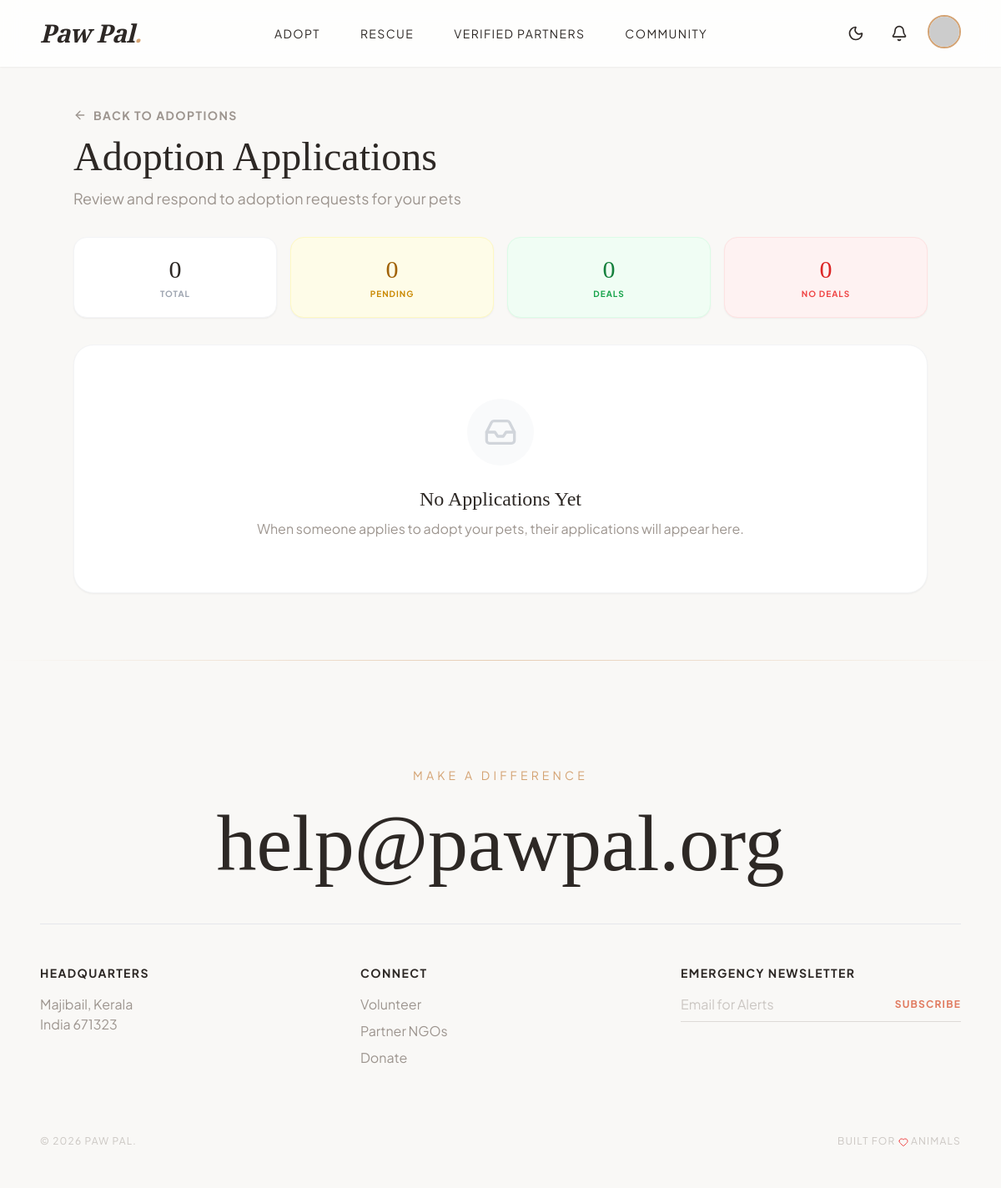
Before: /manage-applications.php (signed in) with the older database file.
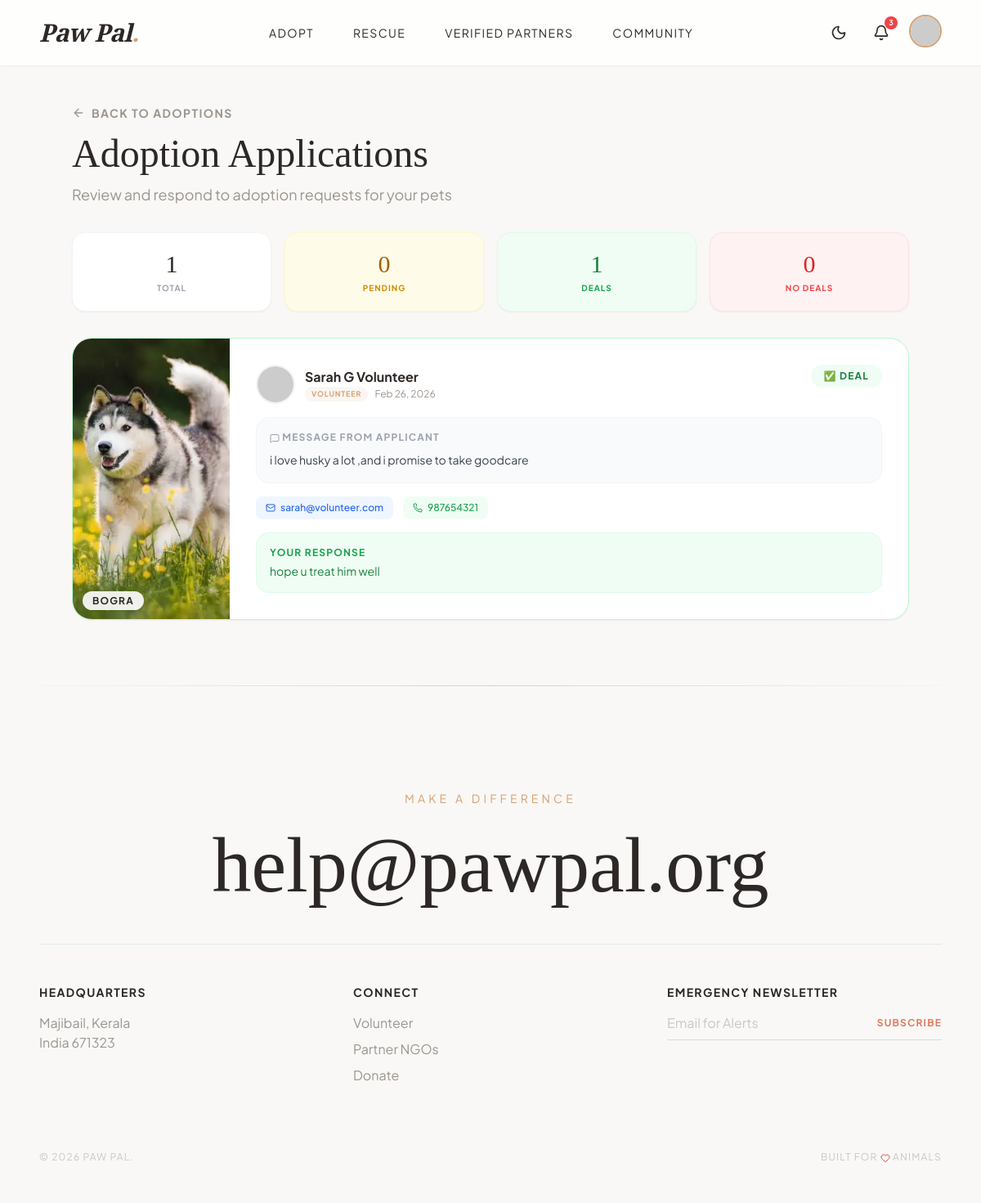
After: the same page with the newer database file.
### tables this page shows
CREATE TABLE `adoption_applications` (
  `id` int(11) NOT NULL,
  `user_id` int(11) DEFAULT NULL,
  `pet_id` int(11) DEFAULT NULL,
  `message` text DEFAULT NULL,
  `status` enum('Pending','Approved','Rejected') DEFAULT 'Pending',
  `admin_notes` text DEFAULT NULL,
  `owner_response` enum('Pending','Deal','No Deal') DEFAULT 'Pending',
  `owner_notes` text DEFAULT NULL,
  `application_date` timestamp NOT NULL DEFAULT current_timestamp()
);

CREATE TABLE `pets` (
  `id` int(11) NOT NULL,
  `name` varchar(50) NOT NULL,
  `type` enum('dog','cat','bird','other') NOT NULL,
  `breed` varchar(50) DEFAULT NULL,
  `age` varchar(20) DEFAULT NULL,
  `gender` enum('Male','Female') NOT NULL,
  `description` text DEFAULT NULL,
  `image` varchar(255) DEFAULT 'default_pet.jpg',
  `status` enum('Available','Adopted','Pending') DEFAULT 'Available',
  `added_by` int(11) DEFAULT NULL,
  `added_at` timestamp NOT NULL DEFAULT current_timestamp()
);

CREATE TABLE `users` (
  `id` int(11) NOT NULL,
  `username` varchar(50) NOT NULL,
  `email` varchar(100) NOT NULL,
  `password` varchar(255) NOT NULL,
  `phone` varchar(20) DEFAULT NULL,
  `address` text DEFAULT NULL,
  `role` enum('user','admin','volunteer','rescuer','organization') DEFAULT 'user',
  `is_verified` tinyint(1) DEFAULT 0,
  `created_at` timestamp NOT NULL DEFAULT current_timestamp(),
  `gender` varchar(20) DEFAULT NULL,
  `dob` date DEFAULT NULL,
  `profile_image` varchar(255) DEFAULT NULL,
  `lives_saved` int(11) DEFAULT 0,
  `organization_name` varchar(150) DEFAULT NULL
);

### manage-applications.php (the view, shortened to what the changed rows need)
<?php
include 'config.php';
$userId = (int) $_SESSION['user_id'];
$appsQuery = $conn->prepare("
    SELECT aa.*,
           u.username as applicant_name, u.email as applicant_email, u.phone as applicant_phone,
           u.profile_image as applicant_image, u.role as applicant_role,
           p.name as pet_name, p.image as pet_image, p.breed, p.type, p.status as pet_status
    FROM adoption_applications aa
    JOIN users u ON aa.user_id = u.id
    JOIN pets p ON aa.pet_id = p.id
    WHERE p.added_by = ?
    ORDER BY
        CASE aa.owner_response WHEN 'Pending' THEN 0 ELSE 1 END,
        aa.application_date DESC
");
$appsQuery->bind_param("i", $userId);
$appsQuery->execute();
$applications = $appsQuery->get_result();
$totalApps = 0;
$pendingApps = 0;
$dealApps = 0;
$noDealApps = 0;
$appsList = [];
while ($row = $applications->fetch_assoc()) {
    $appsList[] = $row;
    $totalApps++;
    if ($row['owner_response'] === 'Pending')
        $pendingApps++;
    elseif ($row['owner_response'] === 'Deal')
        $dealApps++;
    else
        $noDealApps++;
}
include 'includes/header.php';
?>
<section class="pt-32 pb-20 px-6">
    <div class="max-w-5xl mx-auto">
        <div class="mb-8">
            <h1 class="font-serif text-5xl text-paw-dark mb-3">Adoption Applications</h1>
        </div>
        <div class="grid grid-cols-2 md:grid-cols-4 gap-4 mb-8">
            <div class="bg-white rounded-2xl p-5 shadow-sm border border-gray-100 text-center">
                <p class="font-serif text-3xl text-paw-dark">
                    <?php echo $totalApps; ?>
                </p>
                <p class="text-[10px] uppercase tracking-widest font-bold text-gray-400 mt-1">Total</p>
            </div>
            <div class="bg-green-50 rounded-2xl p-5 shadow-sm border border-green-100 text-center">
                <p class="font-serif text-3xl text-green-700">
                    <?php echo $dealApps; ?>
                </p>
                <p class="text-[10px] uppercase tracking-widest font-bold text-green-600 mt-1">Deals</p>
            </div>
        </div>
        <?php if (empty($appsList)): ?>
            <div class="bg-white rounded-3xl shadow-sm border border-gray-100 p-16 text-center">
                <div class="w-20 h-20 bg-gray-50 rounded-full flex items-center justify-center mx-auto mb-6">
                    <i data-lucide="inbox" class="w-10 h-10 text-gray-300"></i>
                </div>
                <h2 class="font-serif text-2xl text-paw-dark mb-2">No Applications Yet</h2>
                <p class="text-paw-gray">When someone applies to adopt your pets, their applications will appear here.</p>
            </div>
        <?php else: ?>
            <div class="space-y-6">
                <?php foreach ($appsList as $app):
                    $appImgSrc = 'https://api.dicebear.com/9.x/toon-head/svg?seed=' . urlencode($app['applicant_name']);
                    if (!empty($app['applicant_image'])) {
                        if (strpos($app['applicant_image'], 'http') === 0) {
                            $appImgSrc = $app['applicant_image'];
                        } else if (file_exists('uploads/users/' . $app['applicant_image'])) {
                            $appImgSrc = 'uploads/users/' . rawurlencode($app['applicant_image']);
                        }
                    }
                    $isPending = $app['owner_response'] === 'Pending';
                    $isDeal = $app['owner_response'] === 'Deal';
                    $cardBorder = $isPending ? 'border-yellow-200' : ($isDeal ? 'border-green-200' : 'border-red-200');
                    $statusBg = $isPending ? 'bg-yellow-50 text-yellow-700' : ($isDeal ? 'bg-green-50 text-green-700' : 'bg-red-50 text-red-600');
                    $statusLabel = $isPending ? 'Awaiting Your Response' : ($isDeal ? '✅ Deal' : '❌ No Deal');
                    ?>
                    <div
                        class="bg-white rounded-3xl shadow-sm border <?php echo $cardBorder; ?> overflow-hidden transition-all hover:shadow-md">
                        <div class="flex flex-col md:flex-row">
                            <div class="md:w-48 h-48 md:h-auto flex-shrink-0 relative">
                                <img src="uploads/pets/<?php echo rawurlencode($app['pet_image']); ?>"
                                    alt="<?php echo htmlspecialchars($app['pet_name']); ?>" class="w-full h-full object-cover">
                                <div class="absolute bottom-3 left-3">
                                    <span
                                        class="px-3 py-1 bg-white/90 backdrop-blur rounded-full text-xs font-bold uppercase tracking-widest text-paw-dark shadow-sm">
                                        <?php echo htmlspecialchars($app['pet_name']); ?>
                                    </span>
                                </div>
                            </div>
                            <div class="flex-1 p-6 md:p-8">
                                <div class="flex flex-col sm:flex-row sm:items-start sm:justify-between gap-4 mb-4">
                                    <div class="flex items-center gap-3">
                                        <div
                                            class="w-12 h-12 rounded-full overflow-hidden border-2 border-gray-100 flex-shrink-0">
                                            <img src="<?php echo $appImgSrc; ?>" class="w-full h-full object-cover"
                                                alt="<?php echo htmlspecialchars($app['applicant_name']); ?>">
                                        </div>
                                        <div>
                                            <p class="font-bold text-paw-dark">
                                                <?php echo htmlspecialchars($app['applicant_name']); ?>
                                            </p>
                                            <div class="flex items-center gap-2">
                                                <span
                                                    class="px-2 py-0.5 rounded-full text-[9px] font-bold uppercase tracking-widest bg-paw-accent/10 text-paw-accent">
                                                    <?php echo ucfirst($app['applicant_role']); ?>
                                                </span>
                                                <span class="text-xs text-paw-gray">
                                                    <?php echo date('M d, Y', strtotime($app['application_date'])); ?>
                                                </span>
                                            </div>
                                        </div>
                                    </div>
                                    <span
                                        class="inline-flex items-center gap-1.5 px-4 py-1.5 rounded-full text-xs font-bold uppercase tracking-widest <?php echo $statusBg; ?> self-start">
                                        <?php echo $statusLabel; ?>
                                    </span>
                                </div>
                                <div class="bg-gray-50 rounded-2xl p-4 mb-4 border border-gray-100">
                                    <p class="text-xs font-bold uppercase tracking-widest text-gray-400 mb-2">
                                        <i data-lucide="message-square" class="w-3 h-3 inline"></i> Message from Applicant
                                    </p>
                                    <p class="text-sm text-gray-700 leading-relaxed">
                                        <?php echo nl2br(htmlspecialchars($app['message'] ?? 'No message provided.')); ?>
                                    </p>
                                </div>
                                <div class="flex flex-wrap gap-3 mb-4">
                                    <?php if (!empty($app['applicant_email'])): ?>
                                        <a href="mailto:<?php echo htmlspecialchars($app['applicant_email']); ?>"
                                            class="inline-flex items-center gap-1.5 px-3 py-1.5 bg-blue-50 text-blue-600 rounded-lg text-xs font-medium hover:bg-blue-100 transition-colors">
                                            <i data-lucide="mail" class="w-3 h-3"></i>
                                            <?php echo htmlspecialchars($app['applicant_email']); ?>
                                        </a>
                                    <?php endif; ?>
                                    <?php if (!empty($app['applicant_phone'])): ?>
                                        <a href="tel:<?php echo htmlspecialchars($app['applicant_phone']); ?>"
                                            class="inline-flex items-center gap-1.5 px-3 py-1.5 bg-green-50 text-green-600 rounded-lg text-xs font-medium hover:bg-green-100 transition-colors">
                                            <i data-lucide="phone" class="w-3 h-3"></i>
                                            <?php echo htmlspecialchars($app['applicant_phone']); ?>
                                        </a>
                                    <?php endif; ?>
                                </div>
                                <?php if (!$isPending && !empty($app['owner_notes'])): ?>
                                    <div
                                        class="<?php echo $isDeal ? 'bg-green-50 border-green-100' : 'bg-red-50 border-red-100'; ?> rounded-2xl p-4 border">
                                        <p
                                            class="text-xs font-bold uppercase tracking-widest <?php echo $isDeal ? 'text-green-600' : 'text-red-500'; ?> mb-1">
                                            Your Response</p>
                                        <p class="text-sm <?php echo $isDeal ? 'text-green-700' : 'text-red-600'; ?>">
                                            <?php echo nl2br(htmlspecialchars($app['owner_notes'])); ?>
                                        </p>
                                    </div>
                                <?php endif; ?>
                            </div>
                        </div>
                    </div>
                <?php endforeach; ?>
            </div>
        <?php endif; ?>
    </div>
</section>
<?php include 'includes/footer.php'; ?>

### includes/header.php (shortened to what the changed rows need)
<?php
$navClass = "fixed w-full z-50 transition-all duration-300 top-0";
if (isset($isTransparentHeader) && $isTransparentHeader) {
} else {
    $navClass .= " glass shadow-sm h-20";
}
?>
<!DOCTYPE html>
<html lang="en" class="scroll-smooth">
<head>
    <script src="https://cdn.tailwindcss.com"></script>
</head>
<body class="font-sans text-paw-dark antialiased selection:bg-paw-accent selection:text-white">
    <?php if (!isset($hideNavbar) || !$hideNavbar): ?>
        <nav class="<?php echo $navClass; ?>" id="navbar">
            <div class="max-w-7xl mx-auto px-6 lg:px-12">
                <div
                    class="<?php echo (isset($isTransparentHeader) && $isTransparentHeader) ? 'h-24' : 'h-20'; ?> flex justify-between items-center transition-all duration-300">
                    <div class="hidden md:flex items-center gap-4">
                        <?php if (isset($_SESSION['user_id'])): ?>
                            <?php
                            $notifCount = 0;
                            $ncStmt = $conn->prepare("SELECT COUNT(*) as cnt FROM notifications WHERE user_id = ? AND is_read = 0");
                            if ($ncStmt) {
                                $ncStmt->bind_param("i", $_SESSION['user_id']);
                                $ncStmt->execute();
                                $ncRow = $ncStmt->get_result()->fetch_assoc();
                                $notifCount = $ncRow['cnt'] ?? 0;
                            }
                            ?>
                            <div class="relative" id="notifBellContainer">
                                <button onclick="toggleNotifDropdown()"
                                    class="relative p-2 rounded-xl hover:bg-gray-100 transition-colors cursor-pointer">
                                    <i data-lucide="bell" class="w-5 h-5 text-paw-dark"></i>
                                    <?php if ($notifCount > 0): ?>
                                        <span id="notifBadge"
                                            class="absolute -top-0.5 -right-0.5 bg-red-500 text-white text-[9px] font-bold w-4 h-4 rounded-full flex items-center justify-center">
                                            <?php echo $notifCount > 9 ? '9+' : $notifCount; ?>
                                        </span>
                                    <?php endif; ?>
                                </button>
                            </div>
                        <?php endif; ?>
                    </div>
                </div>
            </div>
        </nav>
    <?php endif; ?>

Changed rows visible on the page:
added adoption_applications: pet.image (picture), pet.name "BOGRA", user.username "Sarah G Volunteer", user.role "VOLUNTEER", application_date "Feb 26, 2026", owner_response "✅ DEAL", message "i love husky a lot ,and i promise to take goodcare", user.email "sarah@volunteer.com", user.phone "987654321", owner_notes "hope u treat him well"
Other visible differences:
$notifCount: (not shown) → "3"
$totalApps: "0" → "1"
$dealApps: "0" → "1"
text no longer shown: "No Applications Yet When someone applies to adopt your pets, their applications will appear here."
